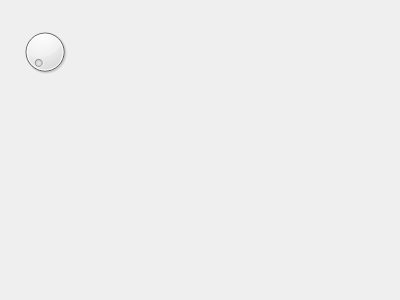
<?xml version="1.0" encoding="UTF-8"?>
<ui version="4.0">
 <class>polygon_cy</class>
 <widget class="QDialog" name="polygon_cy">
  <property name="geometry">
   <rect>
    <x>0</x>
    <y>0</y>
    <width>400</width>
    <height>300</height>
   </rect>
  </property>
  <property name="windowTitle">
   <string>Dialog</string>
  </property>
  <widget class="QDial" name="angle_grid">
   <property name="geometry">
    <rect>
     <x>20</x>
     <y>20</y>
     <width>50</width>
     <height>64</height>
    </rect>
   </property>
   <property name="tracking">
    <bool>true</bool>
   </property>
  </widget>
 </widget>
 <resources/>
 <connections>
  <connection>
   <sender>angle_grid</sender>
   <signal>valueChanged(int)</signal>
   <receiver>polygon_cy</receiver>
   <slot>accept()</slot>
   <hints>
    <hint type="sourcelabel">
     <x>74</x>
     <y>131</y>
    </hint>
    <hint type="destinationlabel">
     <x>199</x>
     <y>149</y>
    </hint>
   </hints>
  </connection>
 </connections>
</ui>
